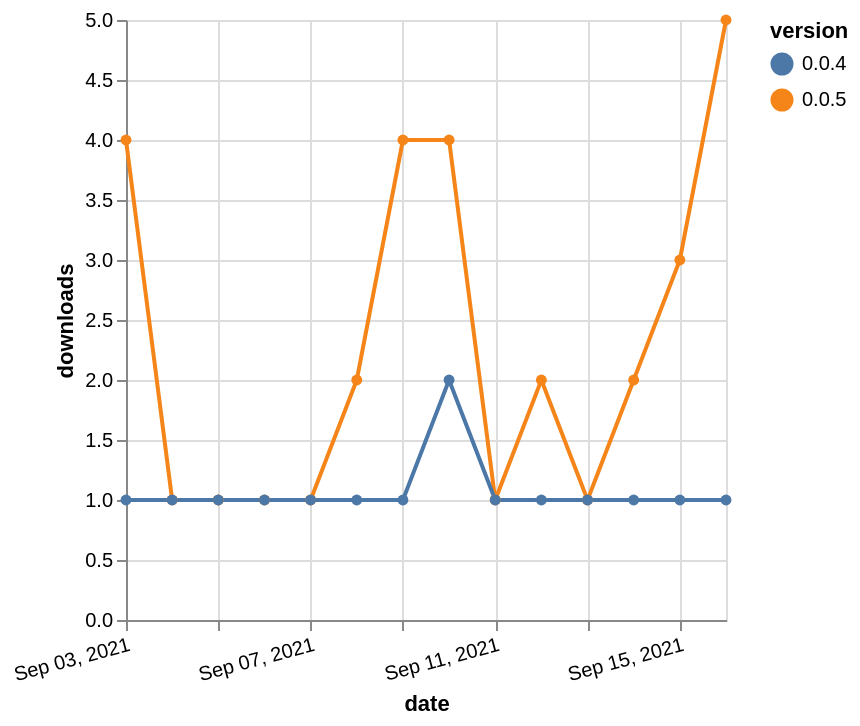

The Vega-Lite source for this figure:
### Vega-Lite specification from a JSON file in a GitHub repository (floating-point values rounded to 4 significant figures)
{"$schema": "https://vega.github.io/schema/vega-lite/v5.json", "description": "A simple bar chart with embedded data.", "data": {"values": [{"date": "2021-09-03", "total": 432, "delta": 4, "version": "0.0.5"}, {"date": "2021-09-04", "total": 433, "delta": 1, "version": "0.0.5"}, {"date": "2021-09-05", "total": 434, "delta": 1, "version": "0.0.5"}, {"date": "2021-09-06", "total": 435, "delta": 1, "version": "0.0.5"}, {"date": "2021-09-07", "total": 436, "delta": 1, "version": "0.0.5"}, {"date": "2021-09-08", "total": 438, "delta": 2, "version": "0.0.5"}, {"date": "2021-09-09", "total": 442, "delta": 4, "version": "0.0.5"}, {"date": "2021-09-10", "total": 446, "delta": 4, "version": "0.0.5"}, {"date": "2021-09-11", "total": 447, "delta": 1, "version": "0.0.5"}, {"date": "2021-09-12", "total": 449, "delta": 2, "version": "0.0.5"}, {"date": "2021-09-13", "total": 450, "delta": 1, "version": "0.0.5"}, {"date": "2021-09-14", "total": 452, "delta": 2, "version": "0.0.5"}, {"date": "2021-09-15", "total": 455, "delta": 3, "version": "0.0.5"}, {"date": "2021-09-16", "total": 460, "delta": 5, "version": "0.0.5"}, {"date": "2021-09-03", "total": 139, "delta": 1, "version": "0.0.4"}, {"date": "2021-09-04", "total": 140, "delta": 1, "version": "0.0.4"}, {"date": "2021-09-05", "total": 141, "delta": 1, "version": "0.0.4"}, {"date": "2021-09-06", "total": 142, "delta": 1, "version": "0.0.4"}, {"date": "2021-09-07", "total": 143, "delta": 1, "version": "0.0.4"}, {"date": "2021-09-08", "total": 144, "delta": 1, "version": "0.0.4"}, {"date": "2021-09-09", "total": 145, "delta": 1, "version": "0.0.4"}, {"date": "2021-09-10", "total": 147, "delta": 2, "version": "0.0.4"}, {"date": "2021-09-11", "total": 148, "delta": 1, "version": "0.0.4"}, {"date": "2021-09-12", "total": 149, "delta": 1, "version": "0.0.4"}, {"date": "2021-09-13", "total": 150, "delta": 1, "version": "0.0.4"}, {"date": "2021-09-14", "total": 151, "delta": 1, "version": "0.0.4"}, {"date": "2021-09-15", "total": 152, "delta": 1, "version": "0.0.4"}, {"date": "2021-09-16", "total": 153, "delta": 1, "version": "0.0.4"}]}, "width": "container", "mark": {"type": "line", "point": {"filled": true}}, "encoding": {"x": {"field": "date", "type": "temporal", "timeUnit": "yearmonthdate", "title": "date", "axis": {"labelAngle": -15}}, "y": {"field": "delta", "type": "quantitative", "title": "downloads"}, "color": {"field": "version", "type": "nominal"}, "tooltip": {"field": "delta"}}}
